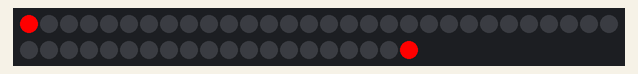
This sketch was run on a simulated Arduino Uno, built with avr-gcc and run on an emulated ATmega328P. Shown: 50 RGB LEDs in strip order, left to right, continuing on the next row. Dim RGB values are drawn brighter than linear.

Above: at 0.16 s.
At 4.78 s:
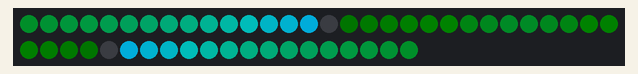
At 9.77 s:
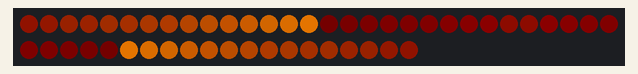
At 19.75 s:
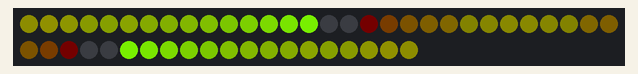
At 29.73 s:
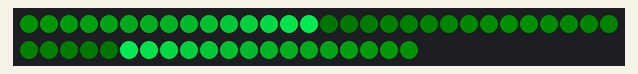
At 39.7 s:
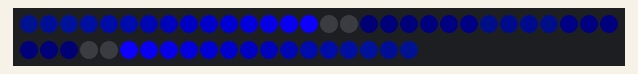

The sketch:

rainbow_pulse.ino
```cpp
#include "FastLED.h"

/**
 *    DESCRIPTION: This produce a cyclic pattern of 6 leds moving along the strip
 *
 *    PROGRAMMING
 *
 *    Load with card: ArduinoUNO
 *    Programmer:     AVR ISP
**/

// Board and PIN settings
#define NUM_LEDS 50
#define DATA_PIN 3
#define CLOCK_PIN 13


// Declare the array of leds
CRGBArray<NUM_LEDS> leds;


void setup() {
  FastLED.addLeds<WS2801, DATA_PIN, CLOCK_PIN, RGB>(leds, NUM_LEDS);
}


void loop(){
  static uint8_t hue;
  for(int i = 0; i < NUM_LEDS/2; i++) {
    // fade everything out
    leds.fadeToBlackBy(40);

    // let's set an led value
    leds[i] = CHSV(hue++,255,255);

    // now, let's first 20 leds to the top 20 leds,
    leds(NUM_LEDS/2,NUM_LEDS-1) = leds(NUM_LEDS/2 - 1 ,0);
    FastLED.delay(33);
  }
}
```
